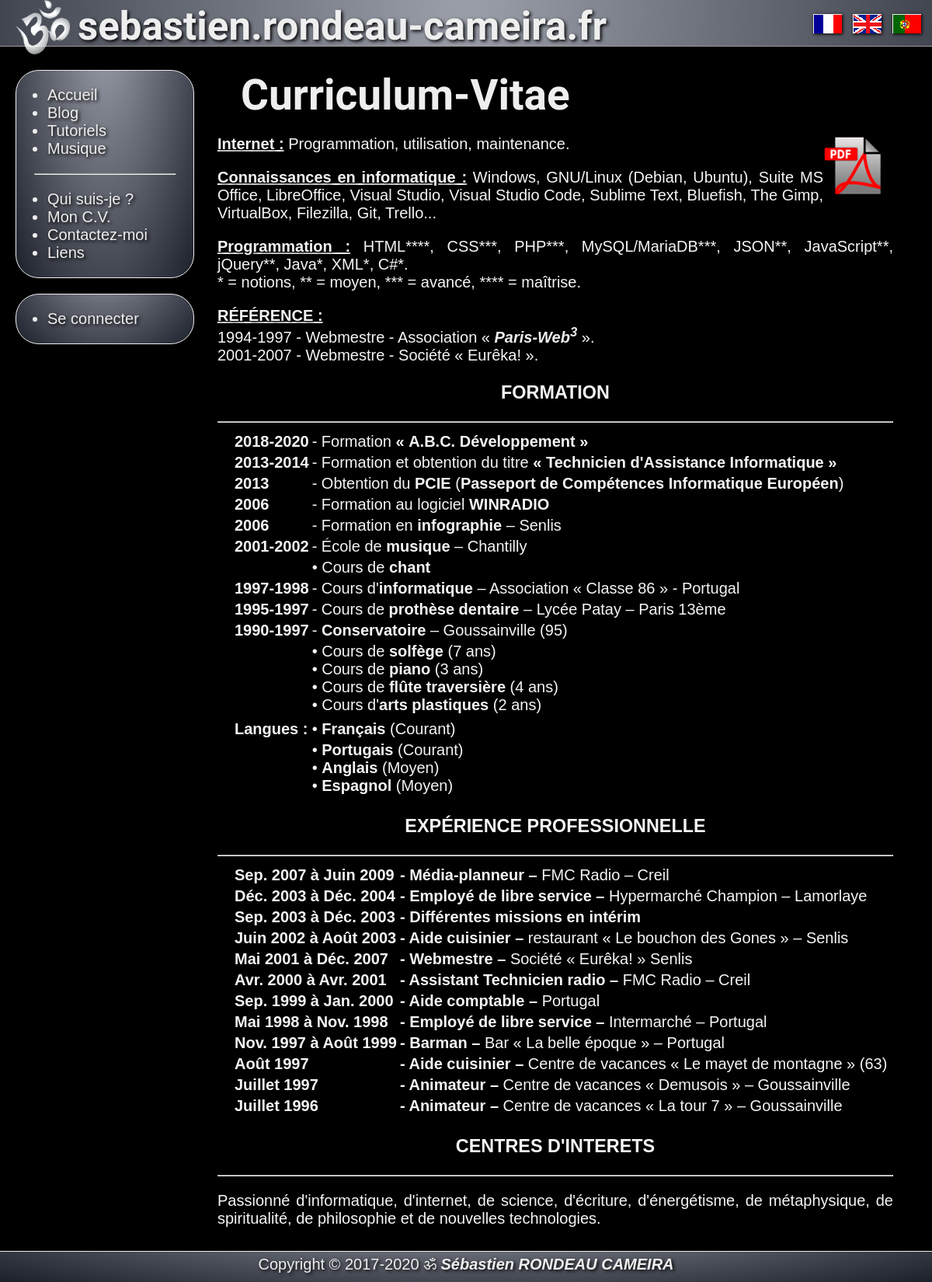
Page /?page=cv on the committed database.
### tables this page shows
CREATE TABLE IF NOT EXISTS `pages_fr` (
`page_id` int(11) NOT NULL,
  `page_slug` varchar(11) NOT NULL,
  `page_title` varchar(50) NOT NULL,
  `page_content` longtext NOT NULL
);

### public_html/index.php (called while the page is built, shortened)
<?php
    require './includes/inc_gestion_lang.php';
    if (!empty($_GET['page'])) {
        $slug = $_GET['page'];
    }
    else {
        $slug = "home";
        $og_type = "website";
    }
    $pages = new Pages();
    if($lang == 'en') {
        $page = $pages->findEn($slug);
    } elseif($lang == 'pt') {
        $page = $pages->findPt($slug);
    } else {
        $page = $pages->findFr($slug);
    }
    $title = $page['page_title'];
    $text = $page['page_content'];
    require './includes/inc_head.php';
    require './includes/inc_header.php';
    require './includes/inc_page_'.$slug.'.php';
    require './includes/inc_footer.php';

### public_html/App/Db.php (called while the page is built, shortened)
<?php
abstract class Db
{
    protected static $_instance = null;
    public static function getInstance()
    {
        if(self::$_instance === null)
        {
            self::$_instance = new PDO
            (
                'mysql:host=localhost;dbname=sebastien;charset=utf8',
                'sebastien',
                '6spCeWFu8smHKY51',
                [
                    PDO::ATTR_ERRMODE => PDO::ERRMODE_EXCEPTION,
                    PDO::ATTR_DEFAULT_FETCH_MODE => PDO::FETCH_ASSOC
                ]
            );
        }
        return self::$_instance;
    }
    public function __construct()
    {
        $this->pdo = Db::getInstance();
    }
}

### public_html/App/Classes/Pages.php (called while the page is built, shortened)
<?php
class Pages extends Db
{
    public function findFr(string $slug)
    {
        $sql = "SELECT
        `page_id`,
        `page_slug`,
        `page_title`,
        `page_content`
        FROM `pages_fr`
        WHERE `page_slug` = :page_slug";
        $stmt = $this->pdo->prepare($sql);
        $stmt->bindValue(
            ':page_slug',
            $slug
        );
        if($stmt->execute())
        {
            $result = $stmt->fetch();
        }
        return $result;
    }
}

### public_html/includes/inc_page_cv.php (the view)
        <article>
            <div class="title"><?php echo $title; ?></div>
            <div class="article">
<?php echo $text; ?>
            </div>
        </article>

### rows in the picture
pages_fr: page_title "Curriculum-Vitae", page_content (picture), page_content "Internet : Programmation, utilisation, maintenance. Connaissances en informatique : Windows, GNU/Linux (Debian, Ubuntu), Suite MS Office, LibreOffice, Visual Studio, Visual Studio Code, Sublime Text, Bluefish, The Gimp, VirtualBox, Filezilla, Git, Trello... Programmation : HTML****, CSS***, PHP***, MySQL/MariaDB***, JSON**, JavaScript**, jQuery**, Java*, XML*, C#*. * = notions, ** = moyen, *** = avancé, **** = maîtrise. RÉFÉRENCE : 1994-1997 - Webmestre - Association « Paris-Web 3 ». 2001-2007 - Webmestre - Société « Eurêka! ». FORMATION 2018-2020 - Formation « A.B.C. Développement » 2013-2014 - Formation et obtention du titre « Technicien d'Assistance Informatique » 2013 - Obtention du…"
